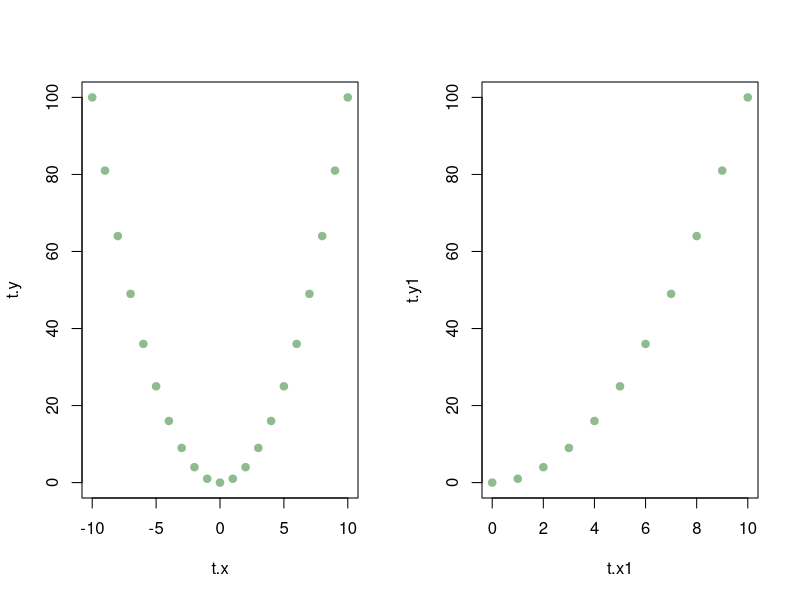

Write the R code that produced this figure.
t.x <- (-10):10
t.x1 <- 0:10
t.y <- t.x^2
t.y1 <- t.x1^2

par(mfrow=c(1,2))
plot(t.x, t.y, col="darkseagreen", pch=19)
plot(t.x1, t.y1, col="darkseagreen", pch=19)

cor(t.x,t.y)
cor(t.x1, t.y1)
